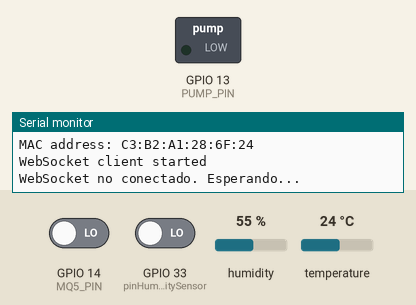
Recording of a sketch running on a simulated ESP32. Shown: switched loads named in the sketch (green lamp = pin HIGH), the last lines printed to the serial monitor. The inputs (shaded band) are chosen by the test bench; at power-on: GPIO 33 (pinHumiditySensor) LOW, GPIO 14 (MQ5_PIN) LOW, humidity 55 %, temperature 24 °C. WiFi joins after 1.5 s; servers stay silent unless stated.

Above: at 3.3 s.
3.4 s: GPIO 33 (pinHumiditySensor) driven HIGH
At 7.7 s:
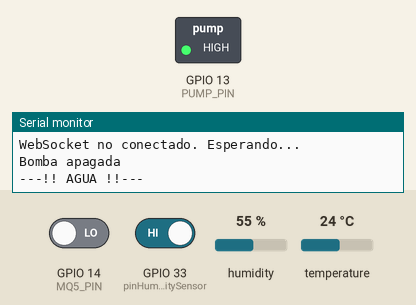
12.9 s: GPIO 33 (pinHumiditySensor) driven LOW
At 16.3 s:
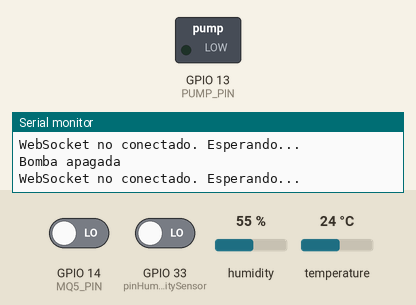
Timing chart, 0 to 17.8 s (numbered marks = the images above; inputs shaded):
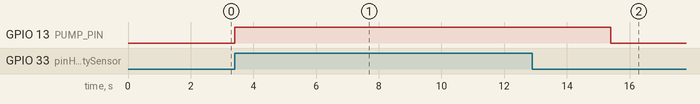

Measured:
- after the input at 3.4 s, GPIO 13 (PUMP_PIN): LOW → HIGH at once
- after the input at 12.9 s, GPIO 13 (PUMP_PIN): HIGH → LOW after 2.5 s

The sketch:

proyecto-electronica.ino
```cpp
#include <WiFi.h>
#include <SPI.h>
#include <WebSocketsClient.h>
#include <DHT.h>

// Pines definidos como constantes
const int pinHumiditySensor = 33;
const int MQ5_PIN = 14;
const int DHT11_PIN = 26;
const int PUMP_PIN = 13;

// Configuración del Punto de Acceso
const char *ssid = "FLIA-VERGEL"; //  your network SSID (name)
const char *pass = "Julian22";    // your network password

// Dirección del servidor WebSocket
const char *webSocketServer = "192.168.1.9";
const int webSocketPort = 3000;

// Definición de constantes de tiempo
const unsigned long INTERVALO_ENVIO = 2000; // Intervalo de envío de datos en ms
const unsigned long TIEMPO_BOMBA = 4000;    // Tiempo que la bomba estará encendida en ms

// Variables de tiempo para controlar intervalos
unsigned long ultimoEnvio = 0;
unsigned long tiempoBombaActivada = 0;
bool bombaEncendida = false;

// Inicialización del sensor DHT
DHT dht(DHT11_PIN, DHT11);

// Inicializar el cliente WebSocket
WebSocketsClient webSocket;

void webSocketEvent(WStype_t type, uint8_t *payload, size_t length)
{
  switch (type)
  {
  case WStype_DISCONNECTED:
    Serial.println("WebSocket disconnected");
    break;
  case WStype_CONNECTED:
    Serial.println("WebSocket connected");
    webSocket.sendTXT("Hello from ESP32");
    break;
  case WStype_TEXT:
    Serial.printf("WebSocket message: %s\n", payload);
    break;
  }
}

void conectarWIFI()
{
  WiFi.begin(ssid, pass);
  while (WiFi.status() != WL_CONNECTED)
  {
    Serial.print("Attempting to connect to WPA SSID: ");
    Serial.println(ssid);
    // wait 1 second for connection:
    delay(1000);
  }
  Serial.println("Connected to WiFi");
  Serial.print("IP Address: ");
  Serial.println(WiFi.localIP());
}

void printWifiData()
{
  // print your WiFi shield's IP address:
  IPAddress ip = WiFi.localIP();
  Serial.print("IP Address: ");
  Serial.println(ip);

  // print your MAC address:
  byte mac[6];
  WiFi.macAddress(mac);
  Serial.print("MAC address: ");
  Serial.print(mac[5], HEX);
  Serial.print(":");
  Serial.print(mac[4], HEX);
  Serial.print(":");
  Serial.print(mac[3], HEX);
  Serial.print(":");
  Serial.print(mac[2], HEX);
  Serial.print(":");
  Serial.print(mac[1], HEX);
  Serial.print(":");
  Serial.println(mac[0], HEX);
}

// Configuración inicial del sistema
void setup()
{
  Serial.begin(9600);
  Serial.println("Iniciando sensores...");

  // Esperar a que el puerto serial se conecte (solo necesario para puertos USB nativos)
  while (!Serial)
  {
    ; // wait for serial port to connect. Needed for native USB port only
  }

  conectarWIFI();
  Serial.println("You're connected to the network");
  printWifiData();

  webSocket.begin(webSocketServer, webSocketPort, "/");
  webSocket.onEvent(webSocketEvent);
  Serial.println("WebSocket client started");

  // Configuración de pines
  pinMode(pinHumiditySensor, INPUT);
  pinMode(MQ5_PIN, INPUT);
  pinMode(PUMP_PIN, OUTPUT);

  // Estado inicial de la bomba (apagada)
  digitalWrite(PUMP_PIN, LOW);

  // Inicializar sensor DHT
  dht.begin();
}

// Función para leer los datos del sensor DHT11
float obtenerTemperatura()
{
  return dht.readTemperature();
}

// Función para manejar la bomba de agua
void controlarBomba(int humedadEstado)
{
  if (humedadEstado == HIGH && !bombaEncendida)
  {
    Serial.println("---!! AGUA !!---");
    digitalWrite(PUMP_PIN, HIGH);
    bombaEncendida = true;
    tiempoBombaActivada = millis();
  }
  else if (bombaEncendida && (millis() - tiempoBombaActivada >= TIEMPO_BOMBA))
  {
    digitalWrite(PUMP_PIN, LOW);
    bombaEncendida = false;
    Serial.println("Bomba apagada");
  }
}

// Función para detectar gas
String detectarGas(int gasEstado)
{
  return (gasEstado == HIGH) ? "NO DETECTADO" : "DETECTADO";
}

// Función para crear mensaje JSON con datos de sensores
String crearMensajeJSON(float temperatura, int humedadEstado, int gasEstado)
{
  String mensaje = "{";
  mensaje += "\"temperatura\":" + String(temperatura) + ",";
  mensaje += "\"humedadSuelo\":" + String(humedadEstado) + ",";
  mensaje += "\"gas\":\"" + detectarGas(gasEstado) + "\"";
  mensaje += "}";
  return mensaje;
}

// Bucle principal
void loop()
{
  // Reconnect to WiFi if disconnected
  if (WiFi.status() != WL_CONNECTED)
  {
    Serial.println("WiFi disconnected. Attempting to reconnect...");
    conectarWIFI();
  }

  int humedadEstado = digitalRead(pinHumiditySensor);
  int gasEstado = digitalRead(MQ5_PIN);
  float temperatura = obtenerTemperatura();

  // Control de la bomba basado en humedad
  controlarBomba(humedadEstado);

  // Enviar datos a través del WebSocket solo si ha pasado el intervalo
  webSocket.loop(); // Asegúrate de llamar a loop() para manejar las conexiones WebSocket
  if (millis() - ultimoEnvio >= INTERVALO_ENVIO)
  {
    String mensaje = crearMensajeJSON(temperatura, humedadEstado, gasEstado);

    if (webSocket.isConnected())
    {
      webSocket.sendTXT(mensaje); // Envía el mensaje al servidor
      Serial.println("Enviando datos: " + mensaje);
    }
    else
    {
      Serial.println("WebSocket no conectado. Esperando...");
    }
    ultimoEnvio = millis();
  }
}
```
